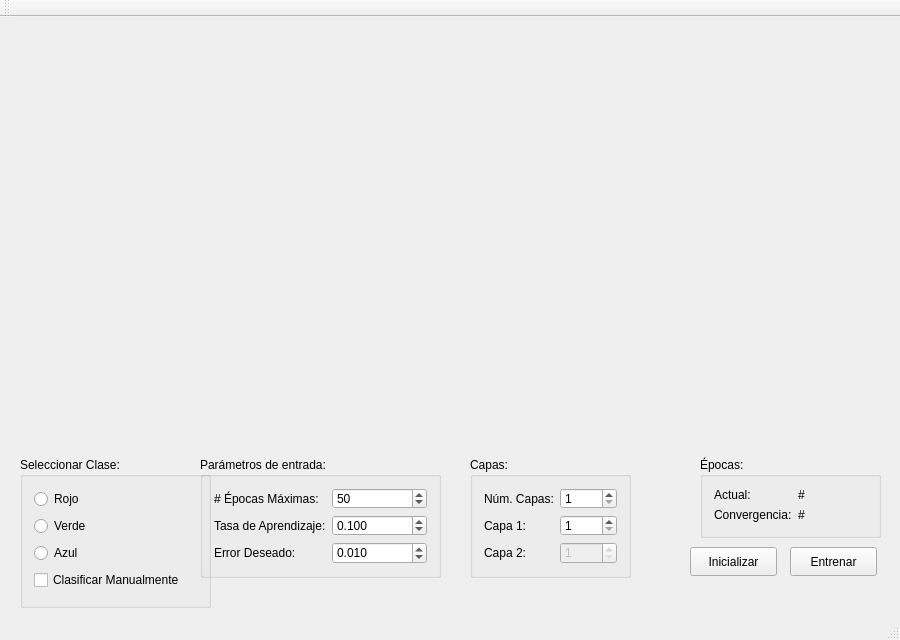
<?xml version="1.0" encoding="UTF-8"?>
<ui version="4.0">
 <class>MainWindow</class>
 <widget class="QMainWindow" name="MainWindow">
  <property name="geometry">
   <rect>
    <x>0</x>
    <y>0</y>
    <width>900</width>
    <height>640</height>
   </rect>
  </property>
  <property name="windowTitle">
   <string>Multilayer Perceptron</string>
  </property>
  <widget class="QWidget" name="centralWidget">
   <widget class="QCustomPlot" name="trainingPlot" native="true">
    <property name="geometry">
     <rect>
      <x>20</x>
      <y>20</y>
      <width>400</width>
      <height>400</height>
     </rect>
    </property>
   </widget>
   <widget class="QCustomPlot" name="errorPlot" native="true">
    <property name="geometry">
     <rect>
      <x>480</x>
      <y>20</y>
      <width>400</width>
      <height>400</height>
     </rect>
    </property>
   </widget>
   <widget class="QGroupBox" name="classGB">
    <property name="geometry">
     <rect>
      <x>20</x>
      <y>440</y>
      <width>191</width>
      <height>151</height>
     </rect>
    </property>
    <property name="title">
     <string>Seleccionar Clase:</string>
    </property>
    <layout class="QVBoxLayout" name="verticalLayout">
     <item>
      <widget class="QRadioButton" name="redRB">
       <property name="text">
        <string>Rojo</string>
       </property>
      </widget>
     </item>
     <item>
      <widget class="QRadioButton" name="greenRB">
       <property name="text">
        <string>Verde</string>
       </property>
      </widget>
     </item>
     <item>
      <widget class="QRadioButton" name="blueRB">
       <property name="text">
        <string>Azul</string>
       </property>
      </widget>
     </item>
     <item>
      <widget class="QCheckBox" name="classifyCB">
       <property name="text">
        <string>Clasificar Manualmente</string>
       </property>
      </widget>
     </item>
    </layout>
   </widget>
   <widget class="QGroupBox" name="paramsGB">
    <property name="geometry">
     <rect>
      <x>200</x>
      <y>440</y>
      <width>241</width>
      <height>121</height>
     </rect>
    </property>
    <property name="title">
     <string>Parámetros de entrada:</string>
    </property>
    <layout class="QFormLayout" name="formLayout">
     <item row="0" column="0">
      <widget class="QLabel" name="maxEpochsLbl">
       <property name="text">
        <string># Épocas Máximas: </string>
       </property>
      </widget>
     </item>
     <item row="0" column="1">
      <widget class="QSpinBox" name="maxEpochsSB">
       <property name="maximum">
        <number>1000000</number>
       </property>
       <property name="value">
        <number>50</number>
       </property>
      </widget>
     </item>
     <item row="1" column="1">
      <widget class="QDoubleSpinBox" name="learnRateSB">
       <property name="decimals">
        <number>3</number>
       </property>
       <property name="maximum">
        <double>1.000000000000000</double>
       </property>
       <property name="singleStep">
        <double>0.010000000000000</double>
       </property>
       <property name="value">
        <double>0.100000000000000</double>
       </property>
      </widget>
     </item>
     <item row="1" column="0">
      <widget class="QLabel" name="learnRateLbl">
       <property name="text">
        <string>Tasa de Aprendizaje:</string>
       </property>
      </widget>
     </item>
     <item row="2" column="1">
      <widget class="QDoubleSpinBox" name="desiredErrorSB">
       <property name="decimals">
        <number>3</number>
       </property>
       <property name="singleStep">
        <double>0.001000000000000</double>
       </property>
       <property name="value">
        <double>0.010000000000000</double>
       </property>
      </widget>
     </item>
     <item row="2" column="0">
      <widget class="QLabel" name="desiredErrorLbl">
       <property name="text">
        <string>Error Deseado:</string>
       </property>
      </widget>
     </item>
    </layout>
   </widget>
   <widget class="QGroupBox" name="layersGB">
    <property name="geometry">
     <rect>
      <x>470</x>
      <y>440</y>
      <width>161</width>
      <height>121</height>
     </rect>
    </property>
    <property name="title">
     <string>Capas:</string>
    </property>
    <layout class="QFormLayout" name="formLayout_2">
     <item row="0" column="0">
      <widget class="QLabel" name="layerNumLbl">
       <property name="text">
        <string>Núm. Capas:</string>
       </property>
      </widget>
     </item>
     <item row="0" column="1">
      <widget class="QSpinBox" name="layerNumSB">
       <property name="minimum">
        <number>1</number>
       </property>
       <property name="maximum">
        <number>2</number>
       </property>
       <property name="value">
        <number>1</number>
       </property>
      </widget>
     </item>
     <item row="1" column="0">
      <widget class="QLabel" name="layer1Lbl">
       <property name="text">
        <string>Capa 1: </string>
       </property>
      </widget>
     </item>
     <item row="2" column="0">
      <widget class="QLabel" name="layer2Lbl">
       <property name="text">
        <string>Capa 2:</string>
       </property>
      </widget>
     </item>
     <item row="1" column="1">
      <widget class="QSpinBox" name="neurons1SB">
       <property name="minimum">
        <number>1</number>
       </property>
       <property name="value">
        <number>1</number>
       </property>
      </widget>
     </item>
     <item row="2" column="1">
      <widget class="QSpinBox" name="neurons2SB">
       <property name="enabled">
        <bool>false</bool>
       </property>
       <property name="minimum">
        <number>1</number>
       </property>
       <property name="value">
        <number>1</number>
       </property>
      </widget>
     </item>
    </layout>
   </widget>
   <widget class="QGroupBox" name="epochsGB">
    <property name="geometry">
     <rect>
      <x>700</x>
      <y>440</y>
      <width>181</width>
      <height>81</height>
     </rect>
    </property>
    <property name="title">
     <string>Épocas:</string>
    </property>
    <layout class="QFormLayout" name="formLayout_3">
     <item row="0" column="0">
      <widget class="QLabel" name="currentEpochLbl">
       <property name="text">
        <string>Actual:</string>
       </property>
      </widget>
     </item>
     <item row="0" column="1">
      <widget class="QLabel" name="currentEpochVal">
       <property name="text">
        <string>#</string>
       </property>
      </widget>
     </item>
     <item row="1" column="0">
      <widget class="QLabel" name="convergenceEpochLbl">
       <property name="text">
        <string>Convergencia:</string>
       </property>
      </widget>
     </item>
     <item row="1" column="1">
      <widget class="QLabel" name="convergenceEpochVal">
       <property name="text">
        <string>#</string>
       </property>
      </widget>
     </item>
    </layout>
   </widget>
   <widget class="QPushButton" name="initializeBttn">
    <property name="geometry">
     <rect>
      <x>690</x>
      <y>530</y>
      <width>87</width>
      <height>29</height>
     </rect>
    </property>
    <property name="text">
     <string>Inicializar</string>
    </property>
   </widget>
   <widget class="QPushButton" name="trainBttn">
    <property name="geometry">
     <rect>
      <x>790</x>
      <y>530</y>
      <width>87</width>
      <height>29</height>
     </rect>
    </property>
    <property name="text">
     <string>Entrenar</string>
    </property>
   </widget>
  </widget>
  <widget class="QMenuBar" name="menuBar">
   <property name="geometry">
    <rect>
     <x>0</x>
     <y>0</y>
     <width>900</width>
     <height>23</height>
    </rect>
   </property>
  </widget>
  <widget class="QToolBar" name="mainToolBar">
   <attribute name="toolBarArea">
    <enum>TopToolBarArea</enum>
   </attribute>
   <attribute name="toolBarBreak">
    <bool>false</bool>
   </attribute>
  </widget>
  <widget class="QStatusBar" name="statusBar"/>
 </widget>
 <layoutdefault spacing="6" margin="11"/>
 <customwidgets>
  <customwidget>
   <class>QCustomPlot</class>
   <extends>QWidget</extends>
   <header>qcustomplot.h</header>
   <container>1</container>
  </customwidget>
 </customwidgets>
 <resources/>
 <connections/>
</ui>
